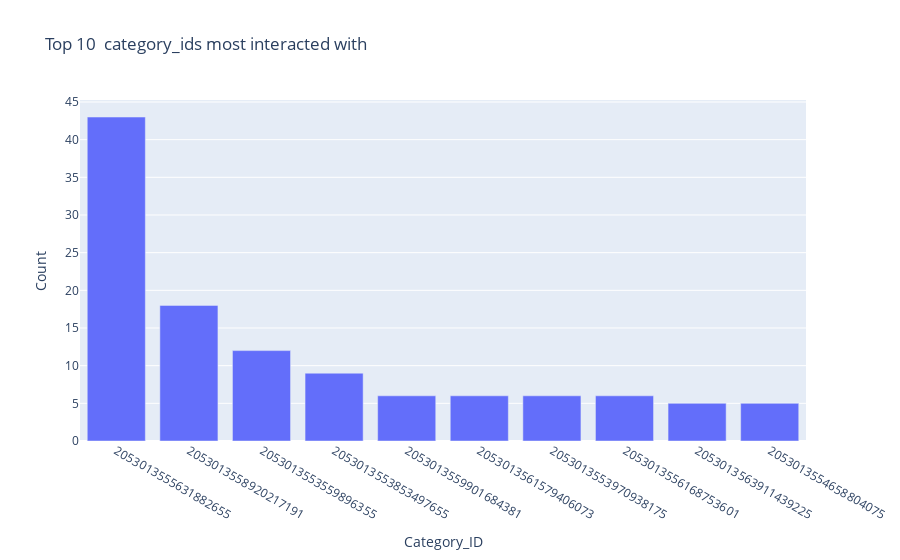

Notebook cell for this chart:
### Markdown cell above
### category_id
The category_id is an unique identifier for the category of a Product. Every Product is assigned to a single category_id, which is summarizing many product_ids into categories. This knowledge is based on the more detailed analyzes within the file "product_analysis.ipnynb". As you can see in the overview, there are ... unique category_ids.

### Code cell
sdf_count_per_category_id=spark.sql("SELECT DISTINCT(category_id) AS Category_ID, \
                                            COUNT(*) AS Count \
                                     FROM Data \
                                     GROUP BY category_id \
                                     ORDER BY Count DESC")
                                     
px.bar(sdf_count_per_category_id.limit(10).toPandas(), x="Category_ID", y="Count", title="Top 10  category_ids most interacted with")

### Figure 1 — Plotly figure (JSON) as saved in the notebook; plotly's stock layout.template omitted (floating-point values rounded to 4 significant figures)
{"data": [{"alignmentgroup": "True", "hovertemplate": "Category_ID=%{x}<br>Count=%{y}<extra></extra>", "legendgroup": "", "marker": {"color": "#636efa"}, "name": "", "offsetgroup": "", "orientation": "v", "showlegend": false, "textposition": "auto", "type": "bar", "x": ["2053013555631882655", "2053013558920217191", "2053013553559896355", "2053013553853497655", "2053013559901684381", "2053013561579406073", "2053013553970938175", "2053013556168753601", "2053013563911439225", "2053013554658804075"], "xaxis": "x", "y": [43, 18, 12, 9, 6, 6, 6, 6, 5, 5], "yaxis": "y"}], "layout": {"barmode": "relative", "legend": {"tracegroupgap": 0}, "title": {"text": "Top 10  category_ids most interacted with"}, "xaxis": {"anchor": "y", "domain": [0, 1], "title": {"text": "Category_ID"}}, "yaxis": {"anchor": "x", "domain": [0, 1], "title": {"text": "Count"}}}}
